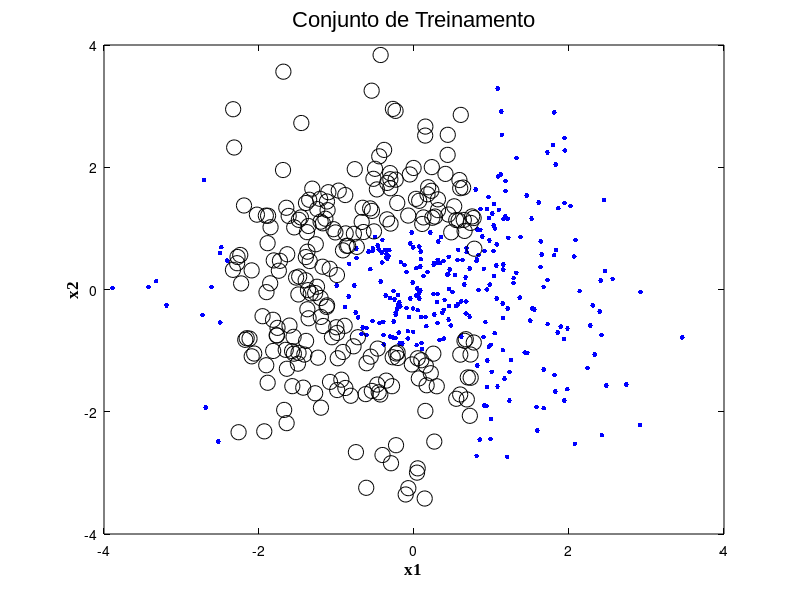

Reproduce this figure in MATLAB. (Note: this script raises an error after producing the figure.)
% Campina Grande, 03 de novembro de 2000.
% Rede MLP como CLASSIFICADOR DE PADRÕES
% Contornos de Decisão para o caso bidimensional.
% entradas: [x1 x2]    
% saídas: y1>y2 e d=[1 0] => (classe C1) 
%         y1<y2 e d=[0 1] => (classe C2).

clear all, close, clc, home, format short e 
xva=1.2; 			    % DESVIO MÉDIO DO CONJUNTO DE TREINAMENTO
exemplos=500;		% NÚMERO DE EXEMPLOS DE TREINAMENTO
Nteste=100;		  % NÚMERO DE EXEMPLOS DE TESTE
Wini=1e-6;		  % VALOR MÉDIO P/ PESOS INICIAIS ALEATÓRIOS
TA=.25;			    % TAXA DE APRENDIZADO
epochmax=1000;		% MÁXIMO NÚMERO DE ÉPOCAS
epochexb=1;
CP=0; CP1=0;	  % CRITÉRIO DE PARADA 
W=[]; 	W1=[];	% PESOS SINÁPTICOS
X=[]; D=[]; q=0;% EXEMPLOS DE TREINAMENTO
Ni=3;			      % - # de Entradas
Nh=7; 			    % - # de Unidades Ocultas
Ns=2; 			    % - # de Saídas
WMED=1E-4;		  % VALOR MÉDIO DOS PESOS INICIAIS ALEATÓRIOS
figpos=[1 49 1024 634];
set(gcf,'units','Pixels','Position',figpos,'Color',[1 1 1]);
ax=axes; 

% CONJUNTO DE TREINAMENTO

% GERA DUAS CLASSES COM CONTORNO CIRCULAR
x1 =xva.*randn([1,exemplos]); 
x2 =xva.*randn([1,exemplos]); 
x3 =2*xva.*randn([1,2*exemplos]); 
x4 =2*xva.*randn([1,2*exemplos]); 
% EXEMPLOS DE TREINAMENTO

m=0; 
p=0; 
xa1=[]; 
xa2=[]; 
xb1=[]; 
xb2=[];

for n=1:exemplos
    if sqrt(x1(n)^2+x2(n)^2) > 1 && cos(x1(n)) > sin(x1(n)) && sqrt(x1(n)^2+x2(n)^2) < 4
            p=p+1; 
            xb1(p)=x1(n); 
            xb2(p)=x2(n); 
            D(n,:)=[0 1];
    else
            m=m+1; 
            xa1(m)=x1(n); 
            xa2(m)=x2(n); 
            D(n,:)=[1 0]; 
    end
    
    X(n,:)=[-1 x1(n) x2(n)];
end



% GRÁFICO DO CONJUNTO DE TREINAMENTO
ap=plot(xa1,xa2,'b.',xb1,xb2,'ko'); set(ap,'markerSize',11);
xla=xlabel('x1');
yla=ylabel('x2');
tit=title('Conjunto de Treinamento');
set(tit,'FontName','Arial','FontSize',16,'FontWeight','Normal')
set(xla,'FontName','TimesNewRoman','FontSize',12,'FontWeight','Bold')
set(yla,'FontName','TimesNewRoman','FontSize',12,'FontWeight','Bold')
set(ax,'XColor',[0 0 0],'YColor',[0 0 0],'Box','On'); 
axis([-4 4 -4 4]);


% TREINAMENTO DO PMC PELO ALGORITMO DA BACKPROPAGATION
carry(31); disp('__________________________________________________________')
disp('Fase de treinamento, aguarde . . .'),carry(1),pause(2)

to=clock; 			% MARCA INICIAL DE TEMPO
SSE=[]; 

% INICIA PESOS E LIMIARES
W=randn(Nh,Ni).*WMED; V=randn(Ns,Nh+1).*WMED;
%W=zeros([Nh,Ni]); V=zeros([Ns,Nh+1]);
% APRESENTAÇÃO DE epochmax ÉPOCAS DE TREINAMENTO PARA A REDE MLP
for epoca=1:epochmax

    % GERAÇÃO DE ÍNDICES ALEATÓRIOS PARA APRESENTAÇÃO DE EXEMPLOS DE TREINAMENTO
    idc=epoche(exemplos);
    E=[];

    % APRESENTAÇÃO DE UMA ÉPOCA DE TREINAMENTO PARA A REDE MLP

    for n=1:exemplos

        % COMPUTAÇÃO NO SENTIDO DIRETO
        x=[X(idc(n),:)]';
        d=D(idc(n),:); 
        nety=W*x;
        y=(1)./(1+exp(-nety'));	% CAMADA OCULTA
        netz=V*[-1 y]';
        z=(1)./(1+exp(-netz));	% CAMADA DE SAÍDA

        % COMPUTAÇÃO NO SENTIDO REVERSO
        e=d'-z;
        gradz=e.*z.*(1-z);
        grady=(y.*(1-y)).*(gradz'*V(:,2:Nh+1));
        V=V+TA.*(gradz*[-1 y]);
        W=W+TA.*(grady'*x');    
        E(n)=0.5*sum(e.^2); 
    end
    SSE(epoca)=sum(E)/exemplos;

    % EXIBE RESULTADOS DE TREINAMENTO
    if epoca == 1, 
        disp('  # de épocas       SSE'); 
    end
    if rem(epoca,epochexb)==0 | epoca==epochmax, 
        disp([epoca SSE(epoca)]); 
    end

    % GRÁFICO DA RESPOSTA DO MLP
    m=0; 
    p=0; 
    x=[]; 
    xa1=[]; 
    xa2=[]; 
    xb1=[]; 
    xb2=[];

    for n=1:(2*exemplos)
        % COMPUTAÇÃO NO SENTIDO DIRETO
        x=[-1 x3(n) x4(n)]';
        nety=W*x;
        y=(1)./(1+exp(-nety'));	% CAMADA OCULTA
        netz=V*[-1 y]';
        z=(1)./(1+exp(-netz));	% CAMADA DE SAÍDA 
        if z(1)>z(2)
            m=m+1; 
            xa1(m)=x3(n); 
            xa2(m)=x4(n); 
        else
            p=p+1; 
            xb1(p)=x3(n); 
            xb2(p)=x4(n); 
        end
    end
    if rem(epoca,epochexb)==0
        ap=plot(xa1,xa2,'b.',xb1,xb2,'ko'); 
        set(ap,'markerSize',11);
        xla=xlabel('x1');
        yla=ylabel('x2'); 
        tit=title(['RESPOSTA DO MLP, época=' num2str(epoca)]);
        set(tit,'FontName','Arial','FontSize',16,'FontWeight','Normal')
        set(xla,'FontName','TimesNewRoman','FontSize',12,'FontWeight','Bold')
        set(yla,'FontName','TimesNewRoman','FontSize',12,'FontWeight','Bold')
        axis([-4 4 -4 4]);
        drawnow
    end
end

tf=etime(clock,to);		% TEMPO DE COMPUTAÇÃO DA FASE DE TREINAMENTO
disp('Fim da fase de treinamento !'), 

pause,clf
plot(SSE)
tit=title('Desempenho do MLP - Classificação de Padrões')
set(tit,'FontName','Arial','FontSize',16,'FontWeight','Normal')
xla=xlabel('Épocas de treinamento'); yla=ylabel('MSE');
set(xla,'FontName','TimesNewRoman','FontSize',12,'FontWeight','Bold')
set(yla,'FontName','TimesNewRoman','FontSize',12,'FontWeight','Bold')




